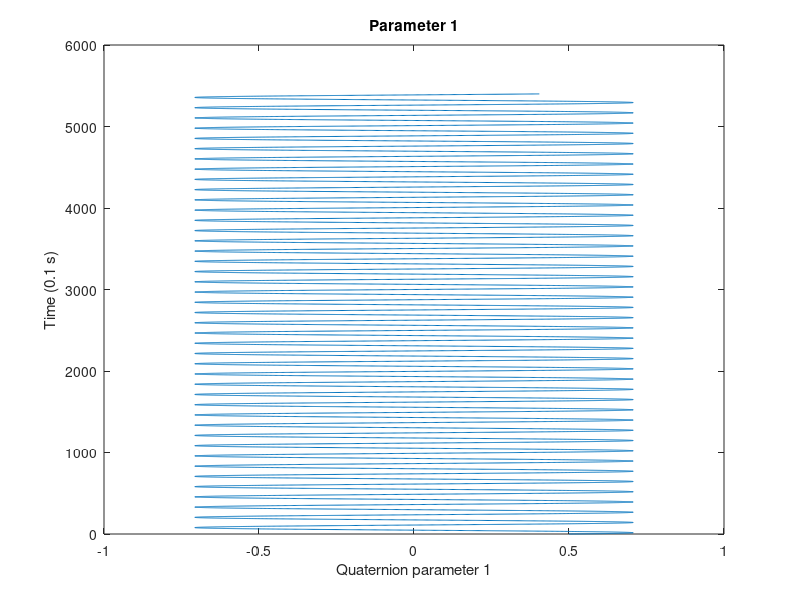
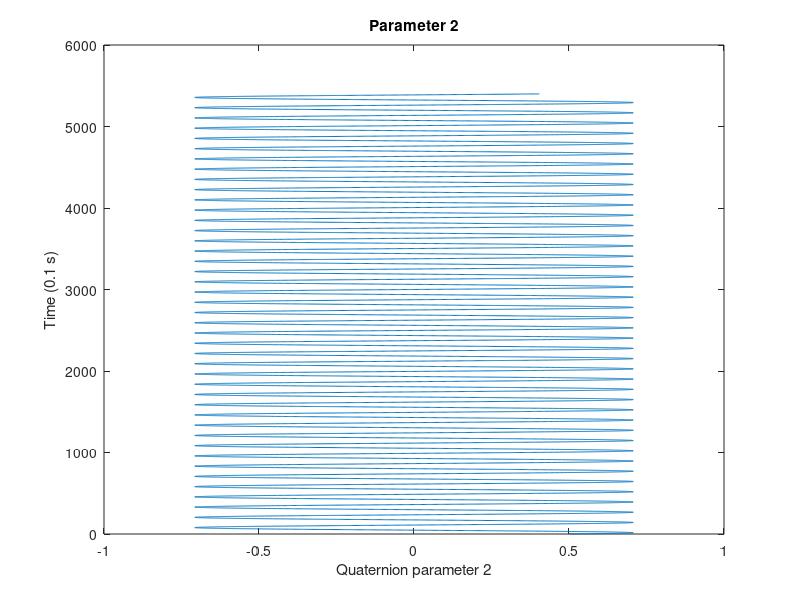
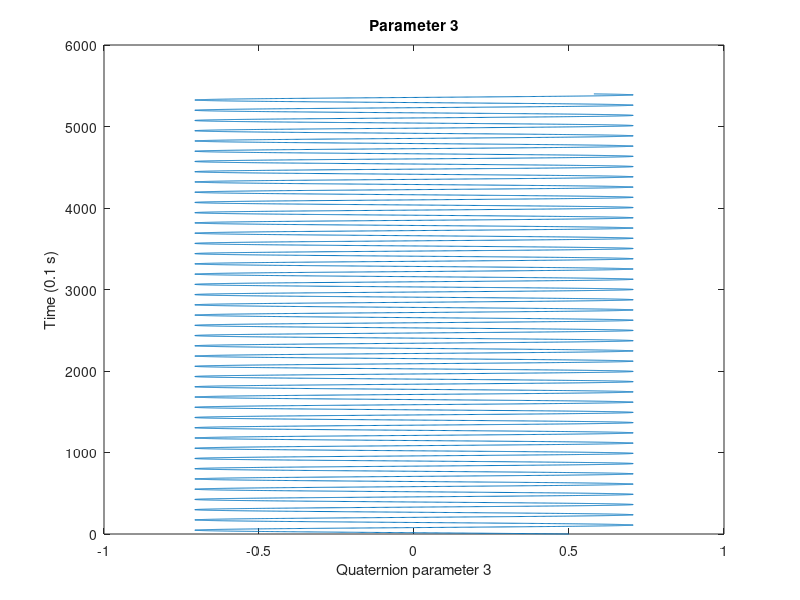
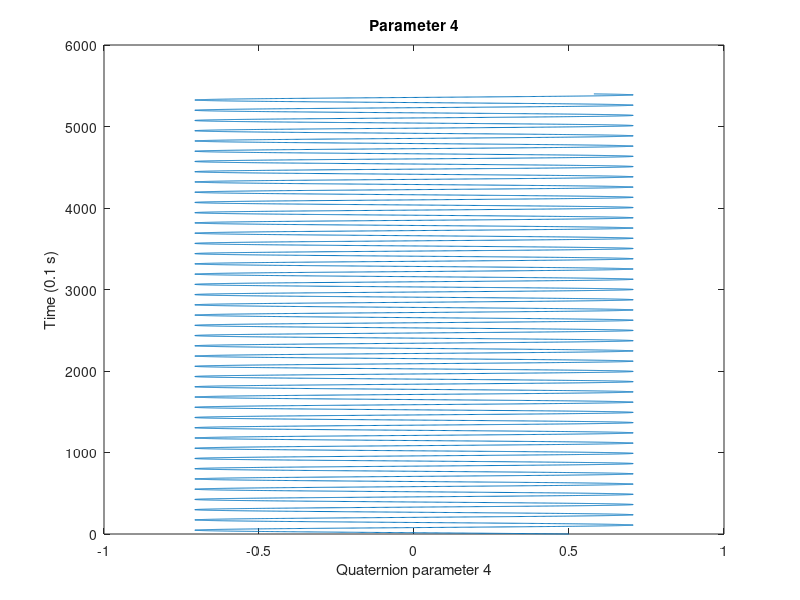

These charts were generated, in order, by the following MATLAB code:
%Abki Baar, Yembarwar
%Program to compute and simulate attitude kinematics
%%%%%%%%%%%%%%%%%% MAKE A FUNCCTION MODULE FROM OF THIS AND INTEGRATE WITH
%%%%%%%%%%%%%%%%%% DYNAMICS. TAKE w, qINITIAAL AND STEP AS PARAMETERS.

%bleh = yes_or_no (" Do you want to accept values? ");
tic;
bleh = 0;
q = zeros(4,54000);
norm = zeros(1,54000);
h = 0.1; %step size

if (bleh == 0) % Using hardcoded values if ans == 0
  q(:,1) = [0.5; 0.5; 0.5; 0.5];
  w = [0.1;
       0;
       0];
end

if (bleh == 1) % Using user given values if ans == 0
  printf("Enter values for q\n");
  for j = 1:4
    q(j,1) = input("");
  end
  
  for j = 1:3
    printf("Enter values for the 3x1 vector matrix \n");
    w(ceil(j/3),1) = input("");
  end
end

%Main Body -

for temp = 1:54000 %Simulation is for 90 minutes 
  matrixTheta = [  0  ,  w(3), -w(2), w(1);
                 -w(3),   0  ,  w(1), w(2);
                  w(2), -w(1),   0  , w(3);
                 -w(1), -w(2), -w(3), 0  ];
             
  k1 = (matrixTheta*q(:,temp))./2;
  k2 = (matrixTheta*(q(:,temp)+(h*k1)./2))./2;
  k3 = (matrixTheta*(q(:,temp)+(h*k2)./2))./2;
  k4 = (matrixTheta*(q(:,temp)+(h*k3)))./2;
  
  q(:,temp+1) = q(:,temp) + h*(k1 + 2*k2 + 2*k3 + k4)./6;
  
%  q(:,temp+1) = q(:,temp) + qDot.*0.1;
  norm(1,temp) = q(1,temp)^2 + q(2,temp)^2 + q(3,temp)^2 + q(4,temp)^2;
end

time = 0:0.1:5400;
figure
plot(q(1,:),time);
title('Parameter 1');
xlabel('Quaternion parameter 1');
ylabel('Time (0.1 s)');

figure
plot(q(2,:),time);
title('Parameter 2');
xlabel('Quaternion parameter 2');
ylabel('Time (0.1 s)');

figure
plot(q(3,:),time);
title('Parameter 3');
xlabel('Quaternion parameter 3');
ylabel('Time (0.1 s)');

figure
plot(q(4,:),time);
title('Parameter 4');
xlabel('Quaternion parameter 4');
ylabel('Time (0.1 s)');

toc;
